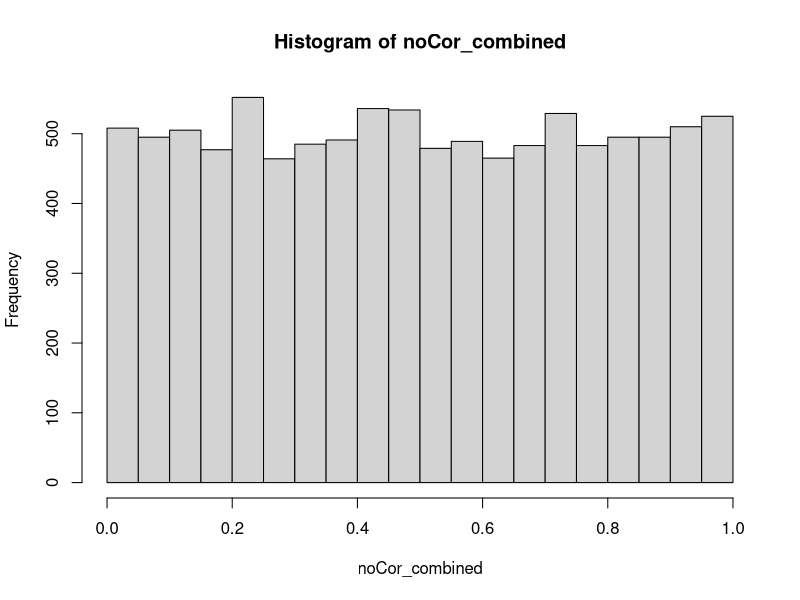
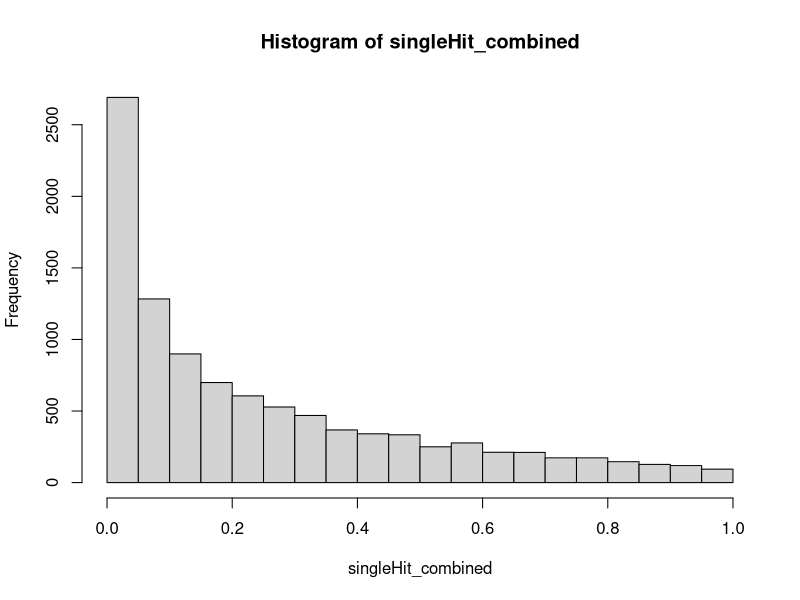

These charts were generated, in order, by the following R code: (Note: a time limit stopped this script after it produced the figures.)
rm (list = ls())

## Let's test the power of the pMax test

## Here's a function for simulating correlated data

simulateCorrelation <- function(r, n = 100){
# r is the population correlation coefficient 
# x1 is the sample data
    x1 = rnorm(n)
# x2 is the data that will be transformed so as to be correlated with x1
    x2 = rnorm(n)

    Y = r*x1+sqrt(1-r*r)*x2     
    return( cor.test(Y, x1)$p.value )
}

## Now make the function run in a vectorised fashion 
simulateCorrelationVectorized <- Vectorize(simulateCorrelation)

# Wrap the function up so that it takes a vector of correlations for each "species"
#and returns the data in a nice way
simulateMultipleGEAs <- function(corVector, times){
  t(replicate(times,  simulateCorrelationVectorized(corVector, n = 20) )  )
}

## Note that the 'n = 40' in the above specifies that a sample of 40 is being taken.
#This is a relatively small number to make things nice and noisy

## Here's the familiar p_jth function

p_jth <- function(plist,j) {
  k=length(plist)
  if(j>k) {return(NA)}
  pjth=sort(plist)[j]
  prob = if(j<k) (pjth /sort(plist)[j+1]) else max(plist)
  dbinom(x = j, size = j, prob=prob )
}

## ...and the p-value adjustment

p_value_adjustment <- function(p_vec){
  p_adj = 1 - (1 - min(p_vec))^length(p_vec)
  return(p_adj)
}

## Here's a wrapper function that runs the pMax on the 2, 3, 4 and 5 cases

p_jth_wrapper <- function( correlationSet ){
  p2th <- apply(correlationSet, 1, function(x) p_jth(x,2))
  p3th <- apply(correlationSet, 1, function(x) p_jth(x,3))
  p4th <- apply(correlationSet, 1, function(x) p_jth(x,4))
  p5th <- apply(correlationSet, 1, function(x) p_jth(x,5))

  return( data.frame(p2 = p2th, p3 = p3th, p4 = p4th, p5 = p5th) )
}

## Let's start with a case with no correlation (100 replicates)
noCorrelationSet <- simulateMultipleGEAs( c(0.0, 0.0, 0.0, 0.0, 0.0), 10000)

noCor_result  <- p_jth_wrapper( noCorrelationSet )
  
## Hey look, no correlation among values under the p2, p3, p4 , p5 cases under 
#the null - that's what we want to see
cor(noCor_result)

## Let's now look at the top hits
noCor_combined <- apply(as.matrix(noCor_result), 1, p_value_adjustment)

## A nice unifrom distribution - that's good
hist(noCor_combined)




## Now let's look at what happens when we have a single true positive

singleHitSet <- simulateMultipleGEAs( c(0.3, 0.3, 0.3, 0.0, 0.0), 10000)

singleHit_result  <- p_jth_wrapper( singleHitSet )
## Hey look, no correlation among values under the p2, p3, p4 , p5 cases under 
#the null - that's what we want to see
cor(singleHit_result)

## Let's now look at the top hits
singleHit_combined <- apply(as.matrix(singleHit_result), 1, p_value_adjustment)

head(singleHit_result)

## A nice unifrom distribution - that's good
hist(singleHit_combined)

sum(singleHit_combined<0.05)/length(singleHit_combined)

nSpecies=4


calculatePower <- function( nSpecies, alpha ){
  outLines = list()
  correlationsToTest <-  c(0.05,1:9/10)
  
  for (i in seq(length(correlationsToTest) )){
    print(c(rep(correlationsToTest[i],nSpecies),rep(0,5 - nSpecies)) )
    HitSet <- simulateMultipleGEAs( c(rep(correlationsToTest[i],nSpecies),rep(0,5 - nSpecies)), 1000)
    Hit_result  <- p_jth_wrapper( HitSet )
    Hit_combined <- apply(as.matrix(Hit_result), 1, p_value_adjustment)
    
    Hit_minP <- apply(as.matrix(Hit_result), 1, function(x) c(2:5)[which.min(x)])

    outLines[[i]] <- c(nSpecies, 
                       correlationsToTest[i], 
                       sum(Hit_combined<alpha)/length(Hit_combined),
                       sum(Hit_minP == nSpecies)/length(Hit_combined)
    )
  }
  
  temp_df <-data.frame( do.call(rbind, outLines) )
  names( temp_df ) <- c("nSpecies", "Cor", "pMaxPower","nSpeciesPower")
  return(temp_df)
}


AllSpeciesComparison_alpha05 <- rbind( calculatePower(1, 0.05),
                               calculatePower(2, 0.05),
                               calculatePower(3, 0.05),
                               calculatePower(4, 0.05),
                               calculatePower(5, 0.05) )
AllSpeciesComparison_alpha05$alpha = 0.05

AllSpeciesComparison_alpha01 <- rbind( calculatePower(1, 0.01),
                                       calculatePower(2, 0.01),
                                       calculatePower(3, 0.01),
                                       calculatePower(4, 0.01),
                                       calculatePower(5, 0.01) )
AllSpeciesComparison_alpha01$alpha = 0.01


AllSpeciesComparison_alpha001 <- rbind( calculatePower(1, 0.001),
                                       calculatePower(2, 0.001),
                                       calculatePower(3, 0.001),
                                       calculatePower(4, 0.001),
                                       calculatePower(5, 0.001) )
AllSpeciesComparison_alpha001$alpha = 0.001

AllSpeciesComparison <- rbind( AllSpeciesComparison_alpha05, AllSpeciesComparison_alpha01, AllSpeciesComparison_alpha001)

AllSpeciesComparison$alpha <- factor(AllSpeciesComparison$alpha,
                                     levels = c(0.05, 0.01, 0.001),
                                     labels = c(expression(alpha*" = 0.05"),
                                                expression(alpha*" = 0.01"),
                                                expression(alpha*" = 0.001")))
library ( ggplot2 ) 


ggplot( data = AllSpeciesComparison, aes( x = Cor, y = pMaxPower, col = as.factor(nSpecies)))+
  geom_line(lwd = 1)+
  scale_x_continuous("Population Correlation Coefficient for True Positives", limits = c(0,1))+
  scale_y_continuous(expression("Power to to detect gene"), limits = c(0,1))+
  scale_color_brewer("Number of \nspecies\nwith a true\npositive", palette = "Dark2")+
  facet_grid(~alpha, labeller = label_parsed)+
  theme_bw()
## The plateau at 0.05 is the false positives! The plataeu at ~0.2 for a singleton is something to be discussed


ggplot( data = AllSpeciesComparison[AllSpeciesComparison$nSpecies!=1,], aes( x = Cor, y = nSpeciesPower, col = as.factor(nSpecies)))+
  geom_line(lwd = 1)+
  scale_x_continuous("Population Correlation Coefficient for True Positives", limits = c(0,1))+
  scale_y_continuous(expression("Proportion of cases where the min p-value is for the right number of species"), limits = c(0,1))+
  scale_color_brewer("Number of \nspecies\nwith a true\npositive", palette = "Dark2")+
  geom_hline(aes(yintercept = 0.25), lty = 2)+
  facet_grid(~alpha, labeller = label_parsed)+
  theme_bw()
## The plataeu at 0.25 is the false positives - we will be right 1/4 of the time by chance



## Let's now make a plot of the p-value distributions across this range, so we can see wha kind of signal isrequired to get these results


p_value_Set <- simulateMultipleGEAs( c(0.05, 0.1 ,0.2, 0.3, 0.4, 0.5, 0.6, 0.7, 0.8, 0.9), 1000)
p_value_DF <- data.frame(p_value_Set)
names(p_value_DF) <- c("rho005", "rho01" ,"rho02", "rho03", "rho04", "rho05", "rho06", "rho07", "rho08", "rho09")
library(reshape2)
p_value_melted <- melt(p_value_DF)
p_value_melted$variable <- factor(p_value_melted$variable, 
                                  levels = c("rho005", "rho01" ,"rho02", "rho03", "rho04", "rho05", "rho06", "rho07", "rho08", "rho09"),
                                  labels = c(expression(italic("r")*" = 0.05"),
                                             expression(italic("r")*" = 0.1"),
                                             expression(italic("r")*" = 0.2"),
                                             expression(italic("r")*" = 0.3"),
                                             expression(italic("r")*" = 0.4"),
                                             expression(italic("r")*" = 0.5"),
                                             expression(italic("r")*" = 0.6"),
                                             expression(italic("r")*" = 0.7"),
                                             expression(italic("r")*" = 0.8"),
                                             expression(italic("r")*" = 0.9")))

ggplot(data = p_value_melted, aes(x = value))+
  geom_histogram(alpha= 0.75, bins = 50)+
  facet_wrap(~variable, scales = "free", ncol = 5, nrow= 2, labeller = label_parsed)+
  scale_fill_brewer("Population \ncorrelation\n coefficient", palette = "Dark2")+
  xlab(expression(italic("p")*"-value"))+
  ylab("Count")+
  guides(color = F, fill = F)+
  theme_bw()
